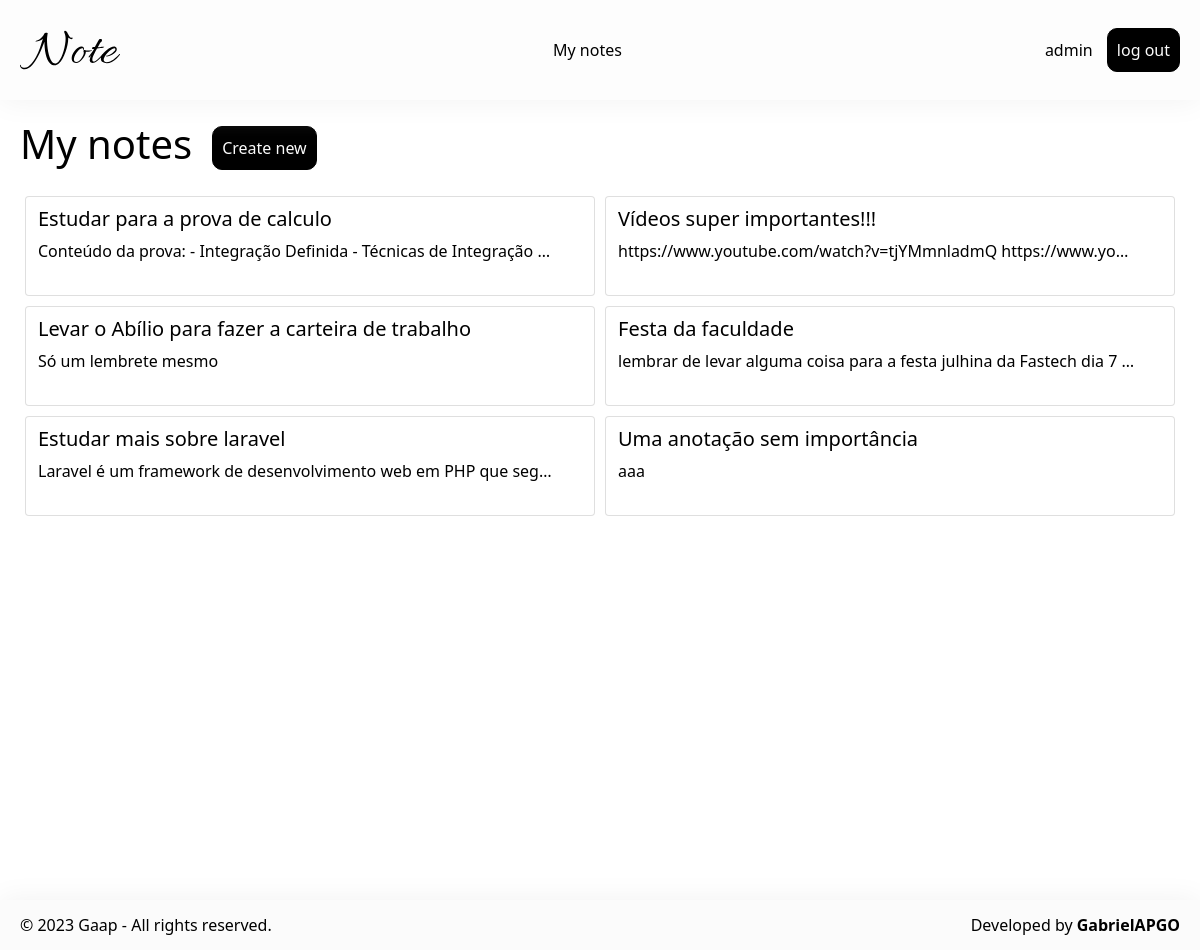
Screenshot of /notes/ (signed in) with the database file from the repository.
### app/models.py (models this page shows, shortened)
class Notes(models.Model):
    title = models.CharField(max_length=100)
    content = models.TextField()
    importance = models.IntegerField()
    create_at = models.DateTimeField(auto_now_add=True)
    user = models.ForeignKey(User, on_delete=models.PROTECT)
    class Meta:
        verbose_name = 'Note'
        verbose_name_plural = 'Notes'
        ordering = ['id']

### app/views.py (the view)
# urls.py: path('notes/', views.notes, name='notes'),
def notes(request):
    notes = Notes.objects.filter(user=request.user).order_by("importance").reverse()
    return render(request, 'notes.html', {'notes': notes})

### app/templates/notes.html (shortened to what this page needs)
{% extends 'base.html' %}
{% block content %}
    {% load static %}
    <div>
        <div style="justify-content: space-between; flex-wrap: wrap;" class="centralize">
            <div style="justify-content: left;" class="centralize page-header">
                <h1 style="margin-right: 20px;">My notes</h1>
                <a href="{% url 'new-note' %}"><div class="btn-1">Create new</div></a>
            </div>
        </div>
        {% if notes %}
            <div style="width: 100%; margin: 20px 0;" class="row">
                {% for note in notes %}
                    <a href="{% url 'note' note.id %}" class="card col-md-6">
                        <h5 class="card-text-limit">
                            {{note.title}}
                        </h5>
                        <p class="card-text-limit">
                            {{note.content}}
                        </p>
                    </a>
                {% endfor %}
            </div>
        {% else %}
            <p>No notes were found! <a href="{% url 'new-note' %}" style="text-decoration: underline !important;">create a note</a></p>
        {% endif %}
    </div>
{% endblock %}

### app/templates/base.html (shortened to what this page needs)
<!DOCTYPE html>
{% load static %}
<html lang="en">
    <head>
        <link rel="stylesheet" href="{% static 'app/css/style.css' %}">
        <link href="https://cdn.jsdelivr.net/npm/bootstrap@5.0.2/dist/css/bootstrap.min.css" rel="stylesheet">
    </head>
    <body>
        <header style="justify-content: space-between; backdrop-filter: blur(10px); box-shadow: #f1f1f1 0px 0px 30px;" class="centralize">
            <a href="/"><img src="{% static 'app/img/logo.svg' %}" alt="Note"></a>
            {% if user.is_authenticated %}
                <div class="screen">
                    <ul>
                        <a href="{% url 'notes' %}"><li>My notes</li></a>
                    </ul>
                </div>
            {% endif %}
            <div class="screen">
                {% if user.is_authenticated %}
                    {{user.username}}
                    <a href="{% url 'logout' %}"><div class="btn-1" style="margin-left: 10px;">log out</div></a>
                {% else %}
                    <a href="{% url 'login' %}"><div class="btn-1">Log in</div></a>
                    <a href="{% url 'register' %}"><div class="btn-1">Register</div></a>
                {% endif %}
            </div>
        </header>
        <main>
            {% block content %}{% endblock %}
        </main>
        <footer style="box-shadow: #f1f1f1 0px 0px 30px;">
            <div>&copy; 2023 Gaap - All rights reserved.</div>
            <div>Developed by <a href="https://github.com/GabrielAPGO">GabrielAPGO</a></div>
        </footer>
    </body>
</html>

### app/templates/_message.html (shortened to what this page needs)
{% load static %}

### app/static/app/css/style.css (style rules this page uses)
:root { --color-primary: #000; --color-secondary: #000; --background-primary: #fbfbfb; --background-secondary: #fbfbfb; }
* { color: #000; margin: 0; padding: 0; }
body { min-height: 100vh; position: relative; }
a { color: #000 !important; text-decoration: none !important; }
ul, ol { list-style: none; margin: 0 !important; padding: 0 !important; }
.centralize { display: flex; justify-content: center; align-items: center; }
.btn-1 { background: var(--color-primary); color: var(--background-primary); padding: 9px; border: 1px solid var(--color-primary); border-radius: 10px; display: inline-block; }
header { height: 100px; width: 100%; background: #fbfbfb95; padding: 0 20px; position: fixed; top: 0; z-index: 1; }
.screen li { margin-left: 10px; padding: 10px; border-radius: 10px; }
main { width: 100%; margin: 100px 0 50px 0; padding: 20px; }
.card { height: 100px; max-width: 50% !important; margin: 10px 5px; padding: 10px; flex: 1 1 49% !important; }
.card-text-limit { overflow: hidden; white-space: nowrap; text-overflow: ellipsis; max-width: 95%; }
footer { height: 50px; width: 100%; background: var(--background-primary); padding: 0 20px; display: flex; justify-content: space-between; align-items: center; position: absolute; bottom: -50px; }
footer a { font-weight: bold; }

### rows the page displays
Notes: title "Estudar para a prova de calculo", content "Conteúdo da prova: - Integração Definida - Técnicas de Integração…"
Notes: title "Vídeos super importantes!!!", content "https://www.youtube.com/watch?v=tjYMmnladmQ https://www.yo…"
Notes: title "Levar o Abílio para fazer a carteira de trabalho", content "Só um lembrete mesmo"
Notes: title "Festa da faculdade", content "lembrar de levar alguma coisa para a festa julhina da Fastech dia 7…"
Notes: title "Estudar mais sobre laravel", content "Laravel é um framework de desenvolvimento web em PHP que seg…"
Notes: title "Uma anotação sem importância", content "aaa"

### other values shown
{{ user.username }} "admin"
